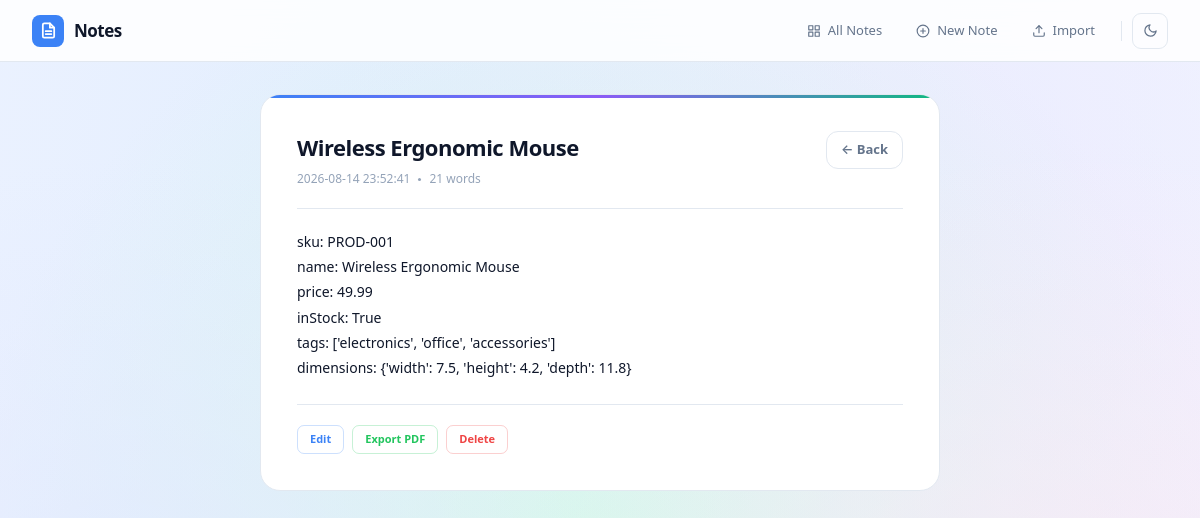
/note/12, run on the app's committed database.
### tables this page shows
CREATE TABLE notes (
            id INTEGER PRIMARY KEY AUTOINCREMENT,
            title TEXT NOT NULL,
            content TEXT NOT NULL
        , is_pinned INTEGER DEFAULT 0, created_at TEXT, updated_at TEXT, word_count INTEGER DEFAULT 0);

### app.py (the view)
@app.route('/note/<int:note_id>')
def view_note(note_id):
    conn = get_connection()
    note = conn.execute('SELECT * FROM notes WHERE id = ?', (note_id,)).fetchone()
    tags = conn.execute('''
        SELECT tags.name FROM tags
        JOIN note_tags ON tags.id = note_tags.tag_id
        WHERE note_tags.note_id = ?
    ''', (note_id,)).fetchall()
    conn.close()
    tag_names = [t['name'] for t in tags]
    return render_template('view_note.html', note=note, tags=tag_names)

### app.py (called while the page is built)
@app.template_filter('format_date')
def format_value(value):
    if not value:
        return ''
    try:
        from datetime import datetime
        dt = datetime.strptime(value, '%Y-%m-%d %H:%M:$S')
        return dt.strftime('%-d %b').lstrip('0')
    except:
        return value

### database.py (called while the page is built)
def get_connection():
    conn = sqlite3.connect('notes.db')
    conn.row_factory = sqlite3.Row
    return conn

### templates/view_note.html (shortened to what this page needs)
{% extends "base.html" %}
{% block content %}
<div class="form-wrap">
  <div class="form-card">
    <div style="display:flex;align-items:flex-start;justify-content:space-between;margin-bottom:20px;gap:12px;">
      <div>
        <h2 class="form-title" style="margin-bottom:6px;">{{ note['title'] }}</h2>
        <div style="display:flex;align-items:center;gap:8px;flex-wrap:wrap;">
          <span style="font-size:12px;color:var(--text-subtle);">{{ note['created_at'] | format_date }}</span>
          <span style="width:3px;height:3px;border-radius:50%;background:var(--text-subtle);"></span>
          <span style="font-size:12px;color:var(--text-subtle);">{{ note['word_count'] }} words</span>
        </div>
      </div>
      <a href="{{ url_for('index') }}" class="btn-secondary" style="padding:8px 14px;font-size:13px;flex-shrink:0;">← Back</a>
    </div>
    <div style="border-top:1px solid var(--border);padding-top:20px;font-size:14px;color:var(--text);line-height:1.8;white-space:pre-wrap;">{{ note['content'] }}</div>
    <div style="display:flex;gap:8px;margin-top:24px;padding-top:20px;border-top:1px solid var(--border);flex-wrap:wrap;">
      <a href="{{ url_for('edit', note_id=note['id']) }}" class="action-btn edit">Edit</a>
      <a href="{{ url_for('export_note', note_id=note['id']) }}" class="action-btn pdf">Export PDF</a>
      <a href="{{ url_for('delete', note_id=note['id']) }}" class="action-btn delete" onclick="return confirm('Delete this note?')">Delete</a>
    </div>
  </div>
</div>
{% endblock %}

### static/style.css (style rules this page uses)
:root { --bg: #f0f4ff; --surface: #ffffff; --border: #e2e8f0; --text: #0f172a; --text-muted: #64748b; --text-subtle: #94a3b8; --accent: #3b82f6; --accent-light: rgba(59,130,246,0.1); --danger: #ef4444; --success: #22c55e; --warning: #f59e0b; --nav-bg: rgba(255,255,255,0.85); --nav-height: 62px; }
* { margin: 0; padding: 0; box-sizing: border-box; }
body { background: var(--bg); color: var(--text); font-family: 'Segoe UI', system-ui, -apple-system, sans-serif; min-height: 100vh; overflow-x: hidden; transition: background 0.4s, color 0.4s; }
.action-btn { font-size: 11px; font-weight: 600; padding: 5px 12px; border-radius: 7px; text-decoration: none; cursor: pointer; border: 1px solid; transition: all 0.18s; background: transparent; font-family: inherit; display: inline-flex; align-items: center; gap: 4px; }
.action-btn.edit { color: var(--accent); border-color: rgba(59,130,246,0.25); }
.action-btn.delete { color: var(--danger); border-color: rgba(239,68,68,0.25); }
.action-btn.pdf { color: var(--success); border-color: rgba(34,197,94,0.25); }
.form-wrap { max-width: 680px; margin: 0 auto; }
.form-card { background: var(--surface); border: 1px solid var(--border); border-radius: 20px; padding: 36px; position: relative; overflow: hidden; transition: background 0.4s, border-color 0.4s; }
.form-card::before { content: ''; position: absolute; top: 0; left: 0; right: 0; height: 3px; background: linear-gradient(90deg, #3b82f6, #8b5cf6, #10b981); }
.form-title { font-size: 22px; font-weight: 800; color: var(--text); margin-bottom: 28px; letter-spacing: -0.5px; }
.btn-secondary { display: inline-flex; align-items: center; padding: 12px 20px; background: transparent; color: var(--text-muted); border: 1.5px solid var(--border); border-radius: 12px; font-size: 14px; font-weight: 600; cursor: pointer; transition: all 0.2s; font-family: inherit; text-decoration: none; }

### data on the page
notes: title "Wireless Ergonomic Mouse", created_at "2026-08-14 23:52:41", word_count "21", content "sku: PROD-001 name: Wireless Ergonomic Mouse price: 49.99 inStock: True tags: ['electronics', 'office', 'accessories'] dimensions: {'width': 7.5, 'height': 4.2, 'depth': 11.8}"
